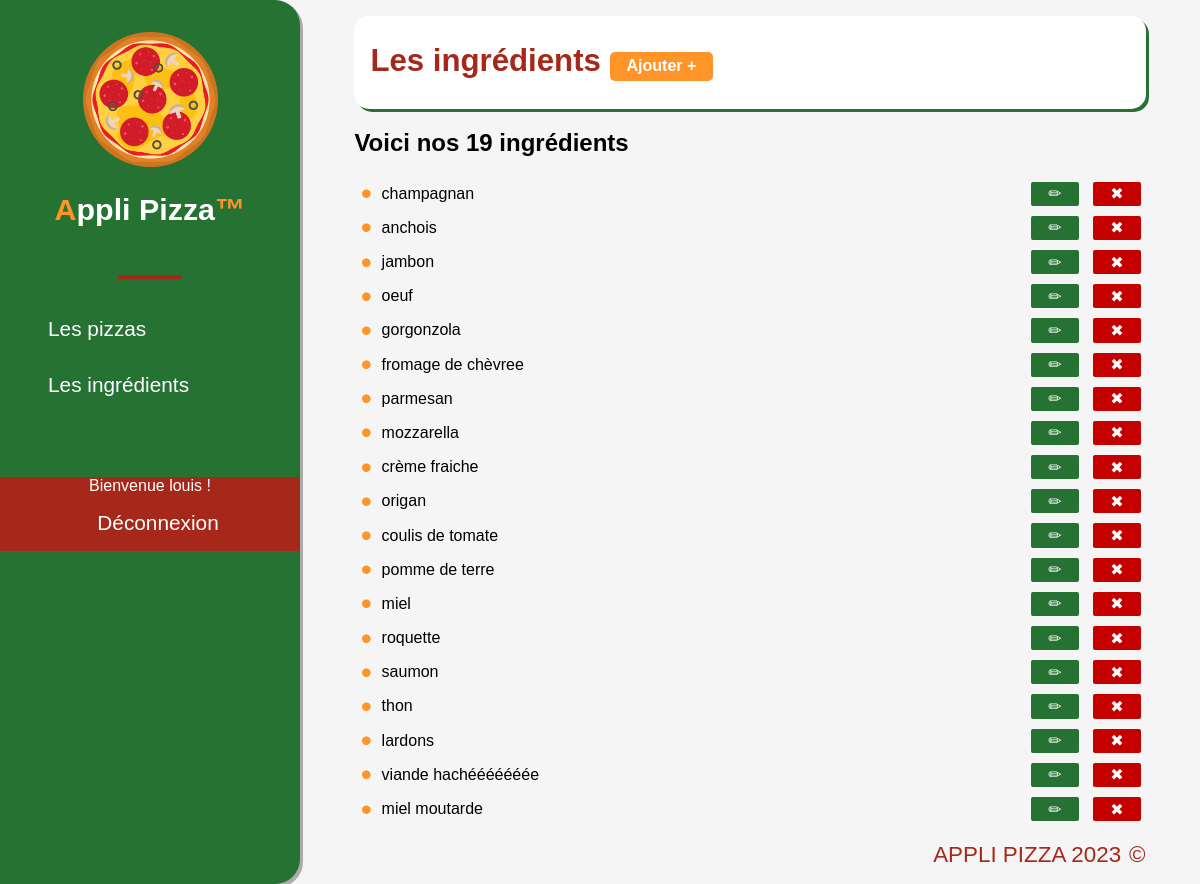
/ingredients/ (signed in), run on the app's committed database.
### applipizza/models.py (models this page shows)
class Ingredient(models.Model):
    idIngredient = models.AutoField(primary_key=True)
    nomIngredient = models.CharField(max_length=50, verbose_name="Nom de l'ingrédient")
    def __str__(self) -> str:
        return self.nomIngredient

### applipizza/views.py (the view)
# urls.py: path('ingredients/', views.ingredients),
def ingredients(request):
    lesIngredients = Ingredient.objects.all()
    return render(request, 'applipizza/ingredients.html', {'ingredients': lesIngredients})

### applipizza/templates/applipizza/ingredients.html (shortened to what this page needs)
{% extends 'applipizza/base.html' %}
{% block title_page %}
Les ingrédients
    {% if user.is_authenticated %}
    <a href="/ingredients/add" class="link_to_add">Ajouter +</a>
    {% endif %}
{% endblock %}
{% block content %}
<h2>Voici nos {{ ingredients|length }} ingrédients</h2>
<ul class="ul_ingr">
    {% for ing in ingredients %}
    <li class="disp_ingredients">
        {{ ing }}
        {% if user.is_authenticated %}
        <div>
            <a href="/ingredients/{{ ing.idIngredient }}/update" class="link_to_edit">✏</a>
            <a href="/ingredients/{{ ing.idIngredient }}/delete" class="link_to_delete">✖</a>
        </div>
        {% endif %}
    </li>
    {% endfor %}
</ul>
{% endblock %}

### applipizza/templates/applipizza/base.html (shortened to what this page needs)
{% load static %}
<!DOCTYPE html>
<html lang="fr">
<head>
    <link rel="stylesheet" href="{% static 'applipizza/css/styles.css' %}">
</head>
<body>
<section class="wrapper">
    <header>
        <img src="{% static 'applipizza/img/favicon.png' %}" alt="Logo" class="logo">
        <h1><span class="red">A</span>ppli Pizza<span class="red">™</span></h1>
        <hr>
        <nav>
                <div><a href="/pizzas/">Les pizzas</a></div>
                <div><a href="/ingredients">Les ingrédients</a></div>
            {% if user.is_authenticated %}
                <div id="logout" style="margin-top: 4rem;text-align: center;background-color:#a6281b;">
                    Bienvenue {{ user }} !
                    <a href="{% url 'logout' %}">Déconnexion</a>
                </div>
            {% else %}
                <div id="login">
                    <a href="{% url 'login' %}">Connexion</a>
                </div>
            {% endif %}
        </nav>
    </header>
    <section class="wrapper_content">
        <main>
            <section class="title">
                <h2>{% block title_page %}{% endblock %}</h2>
            </section>
            {% block content %}{% endblock %}
        </main>
        <footer>
            Appli pizza 2023
        </footer>
    </section>
</section>
</body>
</html>

### applipizza/static/applipizza/css/styles.css (style rules this page uses)
html, body { margin: 0; padding: 0; font-family: "Arial", sans-serif; background-color: whitesmoke; }
header { min-width: 300px; background-color: #267232; color: white; display: flex; align-items: center; flex-direction: column; border-radius: 0 25px 25px 0; box-shadow: 3px 3px 0 rgba(0,0,0,0.3); padding-top: 2rem; }
header h1 { font-family: "Arial Black", sans-serif; font-size: 1.9rem; }
header img { max-width: 135px; }
header hr { width: 20%; border: 2px solid #a6281b; margin: 1.4rem auto; }
.red { color: #ff9428; }
.wrapper { display: flex; height: 100vh; }
.wrapper_content { flex: 1; display: flex; flex-direction: column; padding: 1rem 3.4rem 1rem; overflow-y: auto; }
footer { flex: 1; display: flex; align-items: flex-end; justify-content: flex-end; font-size: 1.4rem; color: #a6281b; text-transform: uppercase; font-family: "Arial Rounded MT Bold", sans-serif; }
footer:after { content: " ©"; margin-left: .5rem; }
nav { display: flex; justify-content: center; flex-direction: column; width: 100%; }
nav > div { padding: 0; }
nav > div > a { color: #fff; display: block; padding: 1rem 2rem; text-decoration: none; font-family: "Arial Rounded MT Bold", sans-serif; font-size: 1.3rem; transition: all .3s ease-in-out; border-radius: 15px 0 0 15px; margin-left: 1rem; }
.title { background-color: white; box-shadow: 3px 3px 0 #267232; padding: 0.1rem 1rem; color: #a6281b; font-family: "Arial Rounded MT Bold", sans-serif; font-size: 1.3rem; border-radius: 15px; }
.logo { animation: rotate 20s infinite linear; }
.link_to_add { background-color: #ff9428; color: white; font-family: "Arial Rounded MT Bold", sans-serif; padding: 0.3rem 1rem; display: inline-block; font-size: 16px; text-decoration: none; border-radius: 5px; transition: all .2s ease-in-out; border: 1px solid transparent; }
.link_to_delete { background-color: #c50100; color: white; font-family: "Arial Rounded MT Bold", sans-serif; padding: 0.1rem 1rem; display: inline-block; font-size: 16px; text-decoration: none; border-radius: 2px; transition: all .2s ease-in-out; border: 1px solid transparent; margin: 5px; }
.link_to_edit { background-color: #267232; color: white; font-family: "Arial Rounded MT Bold", sans-serif; padding: 0.1rem 1rem; display: inline-block; font-size: 16px; text-decoration: none; border-radius: 2px; transition: all .2s ease-in-out; border: 1px solid transparent; margin: 5px; }
.ul_ingr { padding-left: 0; }
.disp_ingredients { display: flex; justify-content: space-between; align-items: center; position: relative; padding-left: 1.7rem; }
.disp_ingredients::before { content: "•"; position: absolute; color: #ff9428; left: 0; padding-left: .4rem; font-size: 2rem; }

### data on the page
Ingredient: nomIngredient "champagnan"
Ingredient: nomIngredient "anchois"
Ingredient: nomIngredient "jambon"
Ingredient: nomIngredient "oeuf"
Ingredient: nomIngredient "gorgonzola"
Ingredient: nomIngredient "fromage de chèvree"
Ingredient: nomIngredient "parmesan"
Ingredient: nomIngredient "mozzarella"
Ingredient: nomIngredient "crème fraiche"
Ingredient: nomIngredient "origan"
Ingredient: nomIngredient "coulis de tomate"
Ingredient: nomIngredient "pomme de terre"
Ingredient: nomIngredient "miel"
Ingredient: nomIngredient "roquette"
Ingredient: nomIngredient "saumon"
Ingredient: nomIngredient "thon"
Ingredient: nomIngredient "lardons"
Ingredient: nomIngredient "viande hachééééééée"
Ingredient: nomIngredient "miel moutarde"

### other printed values
{{ user }} "louis"
{{ ingredients|length }} "19"
